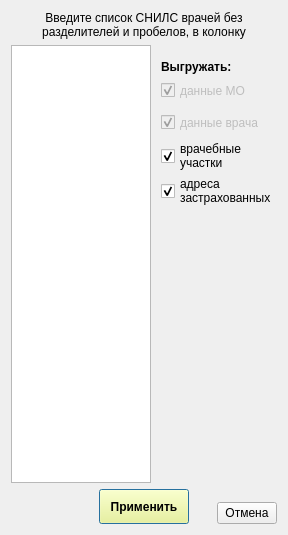
<?xml version="1.0" encoding="UTF-8"?>
<ui version="4.0">
 <class>snils_list_wnd</class>
 <widget class="QDialog" name="snils_list_wnd">
  <property name="geometry">
   <rect>
    <x>0</x>
    <y>0</y>
    <width>288</width>
    <height>535</height>
   </rect>
  </property>
  <property name="windowTitle">
   <string>СНИЛС врачей для проверки</string>
  </property>
  <property name="windowIcon">
   <iconset resource="_inko_assig_res.qrc">
    <normaloff>:/inko_asg.bmp</normaloff>:/inko_asg.bmp</iconset>
  </property>
  <layout class="QGridLayout" name="gridLayout" rowstretch="0,1,0">
   <property name="horizontalSpacing">
    <number>10</number>
   </property>
   <item row="0" column="0" colspan="4">
    <widget class="QLabel" name="label">
     <property name="font">
      <font>
       <pointsize>9</pointsize>
      </font>
     </property>
     <property name="text">
      <string>Введите список СНИЛС врачей без разделителей и пробелов, в колонку</string>
     </property>
     <property name="alignment">
      <set>Qt::AlignCenter</set>
     </property>
     <property name="wordWrap">
      <bool>true</bool>
     </property>
    </widget>
   </item>
   <item row="2" column="0" colspan="4">
    <layout class="QHBoxLayout" name="horizontalLayout">
     <property name="leftMargin">
      <number>0</number>
     </property>
     <property name="topMargin">
      <number>0</number>
     </property>
     <property name="rightMargin">
      <number>0</number>
     </property>
     <property name="bottomMargin">
      <number>0</number>
     </property>
     <item>
      <widget class="QFrame" name="frame">
       <property name="minimumSize">
        <size>
         <width>60</width>
         <height>0</height>
        </size>
       </property>
       <property name="frameShape">
        <enum>QFrame::NoFrame</enum>
       </property>
       <property name="frameShadow">
        <enum>QFrame::Raised</enum>
       </property>
      </widget>
     </item>
     <item>
      <spacer name="horizontalSpacer">
       <property name="orientation">
        <enum>Qt::Horizontal</enum>
       </property>
       <property name="sizeHint" stdset="0">
        <size>
         <width>40</width>
         <height>20</height>
        </size>
       </property>
      </spacer>
     </item>
     <item>
      <widget class="QPushButton" name="bn_apply">
       <property name="minimumSize">
        <size>
         <width>90</width>
         <height>35</height>
        </size>
       </property>
       <property name="palette">
        <palette>
         <active>
          <colorrole role="Button">
           <brush brushstyle="SolidPattern">
            <color alpha="255">
             <red>255</red>
             <green>255</green>
             <blue>127</blue>
            </color>
           </brush>
          </colorrole>
         </active>
         <inactive>
          <colorrole role="Button">
           <brush brushstyle="SolidPattern">
            <color alpha="255">
             <red>255</red>
             <green>255</green>
             <blue>127</blue>
            </color>
           </brush>
          </colorrole>
         </inactive>
         <disabled>
          <colorrole role="Button">
           <brush brushstyle="SolidPattern">
            <color alpha="255">
             <red>255</red>
             <green>255</green>
             <blue>127</blue>
            </color>
           </brush>
          </colorrole>
         </disabled>
        </palette>
       </property>
       <property name="font">
        <font>
         <weight>75</weight>
         <bold>true</bold>
        </font>
       </property>
       <property name="text">
        <string>Применить</string>
       </property>
      </widget>
     </item>
     <item>
      <spacer name="horizontalSpacer_4">
       <property name="orientation">
        <enum>Qt::Horizontal</enum>
       </property>
       <property name="sizeHint" stdset="0">
        <size>
         <width>40</width>
         <height>20</height>
        </size>
       </property>
      </spacer>
     </item>
     <item>
      <layout class="QVBoxLayout" name="verticalLayout">
       <property name="spacing">
        <number>2</number>
       </property>
       <property name="leftMargin">
        <number>0</number>
       </property>
       <property name="topMargin">
        <number>0</number>
       </property>
       <property name="rightMargin">
        <number>0</number>
       </property>
       <property name="bottomMargin">
        <number>0</number>
       </property>
       <item>
        <spacer name="verticalSpacer">
         <property name="orientation">
          <enum>Qt::Vertical</enum>
         </property>
         <property name="sizeHint" stdset="0">
          <size>
           <width>2</width>
           <height>2</height>
          </size>
         </property>
        </spacer>
       </item>
       <item>
        <widget class="QPushButton" name="bn_cansel">
         <property name="maximumSize">
          <size>
           <width>60</width>
           <height>16777215</height>
          </size>
         </property>
         <property name="text">
          <string>Отмена</string>
         </property>
        </widget>
       </item>
      </layout>
     </item>
    </layout>
   </item>
   <item row="1" column="0">
    <widget class="QTextEdit" name="textEdit">
     <property name="maximumSize">
      <size>
       <width>150</width>
       <height>16777215</height>
      </size>
     </property>
    </widget>
   </item>
   <item row="1" column="1" colspan="3">
    <layout class="QVBoxLayout" name="verticalLayout_2">
     <property name="spacing">
      <number>1</number>
     </property>
     <item>
      <widget class="QLabel" name="label_2">
       <property name="font">
        <font>
         <weight>75</weight>
         <bold>true</bold>
        </font>
       </property>
       <property name="text">
        <string/>
       </property>
      </widget>
     </item>
     <item>
      <widget class="QLabel" name="label_3">
       <property name="font">
        <font>
         <weight>75</weight>
         <bold>true</bold>
        </font>
       </property>
       <property name="text">
        <string>Выгружать:</string>
       </property>
      </widget>
     </item>
     <item>
      <widget class="QCheckBox" name="ch_mo">
       <property name="enabled">
        <bool>false</bool>
       </property>
       <property name="minimumSize">
        <size>
         <width>0</width>
         <height>31</height>
        </size>
       </property>
       <property name="text">
        <string>данные МО</string>
       </property>
       <property name="checked">
        <bool>true</bool>
       </property>
      </widget>
     </item>
     <item>
      <widget class="QCheckBox" name="ch_mt">
       <property name="enabled">
        <bool>false</bool>
       </property>
       <property name="minimumSize">
        <size>
         <width>0</width>
         <height>31</height>
        </size>
       </property>
       <property name="text">
        <string>данные врача</string>
       </property>
       <property name="checked">
        <bool>true</bool>
       </property>
      </widget>
     </item>
     <item>
      <widget class="QCheckBox" name="ch_ms">
       <property name="minimumSize">
        <size>
         <width>0</width>
         <height>31</height>
        </size>
       </property>
       <property name="text">
        <string>врачебные 
участки</string>
       </property>
       <property name="checked">
        <bool>true</bool>
       </property>
      </widget>
     </item>
     <item>
      <widget class="QCheckBox" name="ch_address">
       <property name="minimumSize">
        <size>
         <width>0</width>
         <height>31</height>
        </size>
       </property>
       <property name="text">
        <string>адреса 
застрахованных</string>
       </property>
       <property name="checked">
        <bool>true</bool>
       </property>
      </widget>
     </item>
     <item>
      <spacer name="verticalSpacer_2">
       <property name="orientation">
        <enum>Qt::Vertical</enum>
       </property>
       <property name="sizeHint" stdset="0">
        <size>
         <width>20</width>
         <height>40</height>
        </size>
       </property>
      </spacer>
     </item>
     <item>
      <spacer name="verticalSpacer_4">
       <property name="orientation">
        <enum>Qt::Vertical</enum>
       </property>
       <property name="sizeHint" stdset="0">
        <size>
         <width>20</width>
         <height>40</height>
        </size>
       </property>
      </spacer>
     </item>
    </layout>
   </item>
  </layout>
 </widget>
 <resources>
  <include location="_inko_assig_res.qrc"/>
 </resources>
 <connections/>
</ui>
